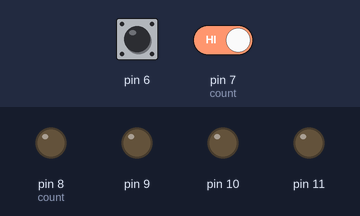
Simulated run of this sketch. Board: Arduino Uno, built with avr-gcc and run on an emulated ATmega328P. Parts: output pins drawn as LEDs (lit = HIGH). Dashed ring = blinking. The inputs (shaded band) are chosen by the test bench; at power-on: pin 6 HIGH, pin 7 (count) HIGH.

Above: at 1.2 s.
1.3 s: pin 6 driven LOW
At 2.3 s:
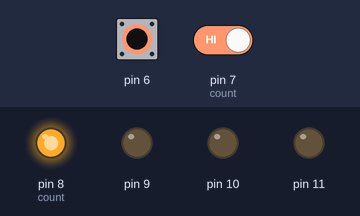
3.1 s: pin 7 (count) driven LOW
At 3.4 s:
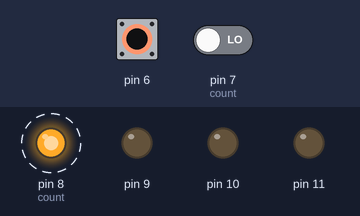
6.1 s: pin 7 (count) driven HIGH
At 7.4 s:
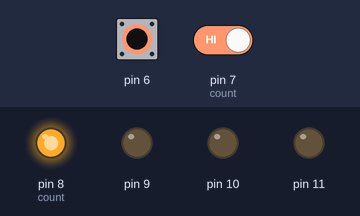
7.6 s: pin 6 pulsed HIGH 5 times (0.12 s each, 0.3 s apart)
At 10.1 s:
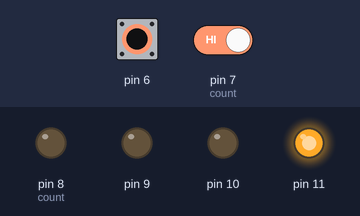
Timing chart, 0 to 11.6 s (numbered marks = the images above; inputs shaded):
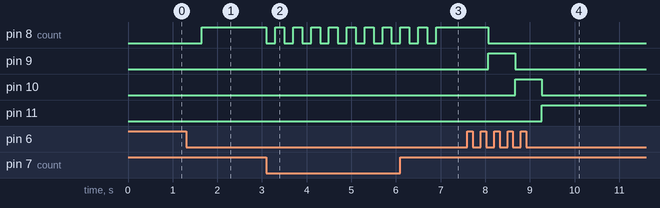

Measured:
- after the input at 1.3 s, pin 8 (count): LOW → HIGH after 0.35 s
- after the input at 3.1 s, pin 8 (count): alternates HIGH for 0.20 s and LOW for 0.20 s, starting at once
- after the input at 6.1 s, pin 8 (count): goes on until 6.9 s, then stays HIGH
- after the input at 7.6 s, pin 8 (count): HIGH → LOW after 0.47 s; pin 9: LOW → HIGH after 0.47 s, → LOW 0.60 s later; pin 10: LOW → HIGH after 1.1 s, → LOW 0.60 s later; pin 11: LOW → HIGH after 1.7 s

The sketch:

2_switch_led_blink.ino
```cpp
int count = 7;
int sw_last = 1;
void blink()
{
  for(int i=1;i<=5;i++)
  {
  digitalWrite(count, LOW);
  delay(200);
  digitalWrite(count, HIGH);
  delay(200);
  }
}

void setup() {
  // put your setup code here, to run once:
  pinMode(6, INPUT);
  pinMode(7, INPUT);
  pinMode(8, OUTPUT);
  pinMode(9, OUTPUT);
  pinMode(10, OUTPUT);
  pinMode(11, OUTPUT);
}

void loop() {
  // put your main code here, to run repeatedly:
  int sw1 = digitalRead(6);
  int sw2 = digitalRead(7);
  if (sw1 != sw_last)
  {
    delay(50);
    if (sw1 == 0)
    {
      delay(300);
      digitalWrite(count, LOW);
      count++;
      if (count > 11)
      {
        count = 8;
      }
      digitalWrite(count, HIGH);

    }

  }
  sw_last = sw1;

  if (sw2 == 0)
  {
    blink();

  }
}
```
